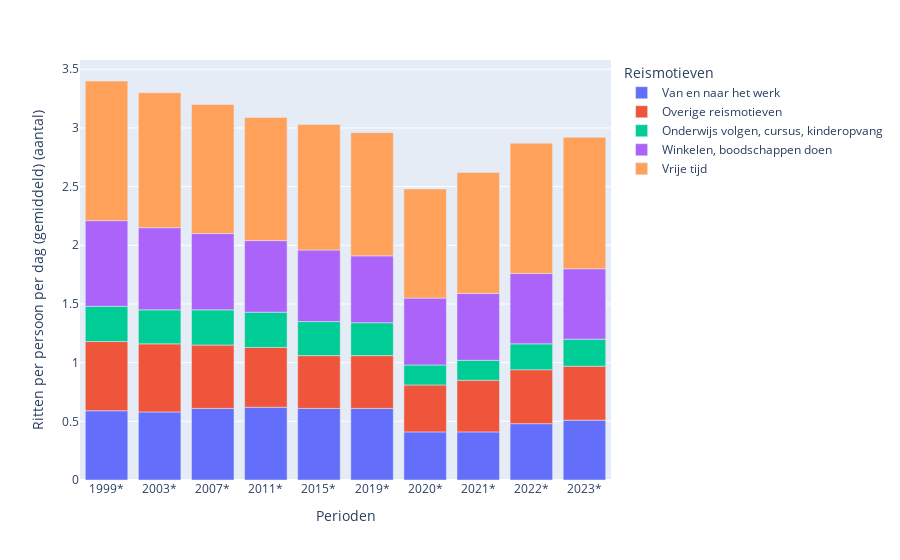

Source (notebook cell):
### Code cell
px.bar(df_mat_total,
        x="Perioden",
        y="Ritten per persoon per dag (gemiddeld) (aantal)",
        color="Reismotieven",
        )


fig = px.bar(df_mat_total,
        x="Perioden",
        y="Ritten per persoon per dag (gemiddeld) (aantal)",
        color="Reismotieven",)
fig.update_yaxes(type='linear')
fig.show()

### Figure 1 — Plotly figure (JSON) as saved in the notebook; plotly's stock layout.template omitted (floating-point values rounded to 4 significant figures)
{"data": [{"alignmentgroup": "True", "hovertemplate": "Reismotieven=Van en naar het werk<br>Perioden=%{x}<br>Ritten per persoon per dag (gemiddeld) (aantal)=%{y}<extra></extra>", "legendgroup": "Van en naar het werk", "marker": {"color": "#636efa", "pattern": {"shape": ""}}, "name": "Van en naar het werk", "offsetgroup": "Van en naar het werk", "orientation": "v", "showlegend": true, "textposition": "auto", "type": "bar", "x": ["1999*", "2003*", "2007*", "2011*", "2015*", "2019*", "2020*", "2021*", "2022*", "2023*"], "xaxis": "x", "y": ["    0.59", "    0.58", "    0.61", "    0.62", "    0.61", "    0.61", "    0.41", "    0.41", "    0.48", "    0.51"], "yaxis": "y"}, {"alignmentgroup": "True", "hovertemplate": "Reismotieven=Overige reismotieven<br>Perioden=%{x}<br>Ritten per persoon per dag (gemiddeld) (aantal)=%{y}<extra></extra>", "legendgroup": "Overige reismotieven", "marker": {"color": "#EF553B", "pattern": {"shape": ""}}, "name": "Overige reismotieven", "offsetgroup": "Overige reismotieven", "orientation": "v", "showlegend": true, "textposition": "auto", "type": "bar", "x": ["1999*", "2003*", "2007*", "2011*", "2015*", "2019*", "2020*", "2021*", "2022*", "2023*"], "xaxis": "x", "y": ["    0.59", "    0.58", "    0.54", "    0.51", "    0.45", "    0.45", "    0.40", "    0.44", "    0.46", "    0.46"], "yaxis": "y"}, {"alignmentgroup": "True", "hovertemplate": "Reismotieven=Onderwijs volgen, cursus, kinderopvang<br>Perioden=%{x}<br>Ritten per persoon per dag (gemiddeld) (aantal)=%{y}<extra></extra>", "legendgroup": "Onderwijs volgen, cursus, kinderopvang", "marker": {"color": "#00cc96", "pattern": {"shape": ""}}, "name": "Onderwijs volgen, cursus, kinderopvang", "offsetgroup": "Onderwijs volgen, cursus, kinderopvang", "orientation": "v", "showlegend": true, "textposition": "auto", "type": "bar", "x": ["1999*", "2003*", "2007*", "2011*", "2015*", "2019*", "2020*", "2021*", "2022*", "2023*"], "xaxis": "x", "y": ["    0.30", "    0.29", "    0.30", "    0.30", "    0.29", "    0.28", "    0.17", "    0.17", "    0.22", "    0.23"], "yaxis": "y"}, {"alignmentgroup": "True", "hovertemplate": "Reismotieven=Winkelen, boodschappen doen<br>Perioden=%{x}<br>Ritten per persoon per dag (gemiddeld) (aantal)=%{y}<extra></extra>", "legendgroup": "Winkelen, boodschappen doen", "marker": {"color": "#ab63fa", "pattern": {"shape": ""}}, "name": "Winkelen, boodschappen doen", "offsetgroup": "Winkelen, boodschappen doen", "orientation": "v", "showlegend": true, "textposition": "auto", "type": "bar", "x": ["1999*", "2003*", "2007*", "2011*", "2015*", "2019*", "2020*", "2021*", "2022*", "2023*"], "xaxis": "x", "y": ["    0.73", "    0.70", "    0.65", "    0.61", "    0.61", "    0.57", "    0.57", "    0.57", "    0.60", "    0.60"], "yaxis": "y"}, {"alignmentgroup": "True", "hovertemplate": "Reismotieven=Vrije tijd<br>Perioden=%{x}<br>Ritten per persoon per dag (gemiddeld) (aantal)=%{y}<extra></extra>", "legendgroup": "Vrije tijd", "marker": {"color": "#FFA15A", "pattern": {"shape": ""}}, "name": "Vrije tijd", "offsetgroup": "Vrije tijd", "orientation": "v", "showlegend": true, "textposition": "auto", "type": "bar", "x": ["1999*", "2003*", "2007*", "2011*", "2015*", "2019*", "2020*", "2021*", "2022*", "2023*"], "xaxis": "x", "y": ["    1.19", "    1.15", "    1.10", "    1.05", "    1.07", "    1.05", "    0.93", "    1.03", "    1.11", "    1.12"], "yaxis": "y"}], "layout": {"barmode": "relative", "legend": {"title": {"text": "Reismotieven"}, "tracegroupgap": 0}, "margin": {"t": 60}, "xaxis": {"anchor": "y", "domain": [0, 1], "title": {"text": "Perioden"}}, "yaxis": {"anchor": "x", "domain": [0, 1], "title": {"text": "Ritten per persoon per dag (gemiddeld) (aantal)"}, "type": "linear"}}}
